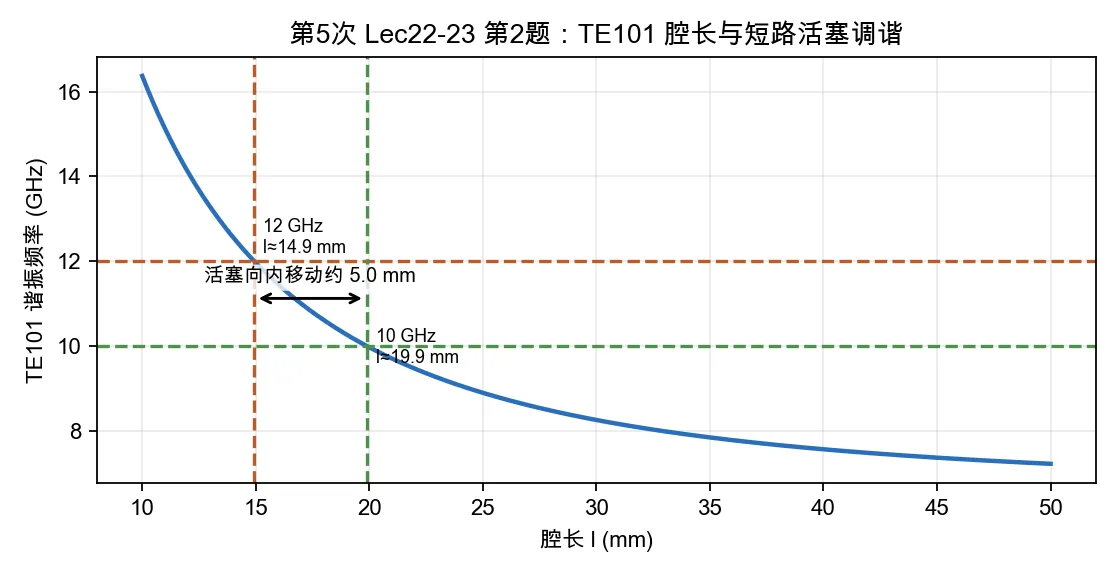
#> input picture site/assets/images/fifth_lec22_q02_te101_tuning.webp, 1120 x 576 px
$ python -i build.py   (imports and definitions only)
#> lines starting #> are read from the running program, lines starting #| are printed output that depends on the picture; after the words box and inside, x2 and y2 are one past the last pixel; in counts of white or black regions, pixels touching at a corner belong together
#!/usr/bin/env python3
"""Build the microwave review Markdown sources into a static web book."""

from __future__ import annotations

import html
import json
import os
import re
import shutil
from dataclasses import dataclass
from enum import Enum
from functools import lru_cache
from pathlib import Path
from typing import Callable
from urllib.parse import quote, unquote

try:
    import markdown
except ImportError as exc:  # pragma: no cover - exercised by users without deps
    raise SystemExit(
        "Missing dependency: markdown. Run `python3 -m pip install -r requirements.txt` first."
    ) from exc

try:
    from PIL import Image, ImageChops
except ImportError as exc:  # pragma: no cover - exercised by users without deps
    Image = None
    ImageChops = None
    PIL_IMPORT_ERROR = exc
else:
    PIL_IMPORT_ERROR = None


ROOT = Path(__file__).resolve().parent
SITE_DIR = ROOT / "site"
ERROR_SOURCE = ROOT / "content" / "404.md"
NAV_CONFIG_PATH = ROOT / "nav.json"
PUBLIC_ROOTS = (
    Path("content/index.md"),
    Path("content/guide"),
    Path("content/knowledge"),
    Path("content/solutions"),
    Path("content/experiments"),
    Path("content/appendices/讲次-作业-教材章节-知识点矩阵.md"),
)
STATIC_DIRS = ("assets/images", "assets/illustrations")
SITE_TITLE = "微波技术基础"
SITE_URL = "https://estelledc.github.io/hust-eic-microwave-from-scratch"
GITHUB_REPO_URL = "https://github.com/estelledc/hust-eic-microwave-from-scratch"
PORTFOLIO_URL = "https://estelledc.github.io/"
ABOUT_URL = "https://estelledc.github.io/about/"
RESUME_URL = "https://estelledc.github.io/resume/"
OG_IMAGE_URL = f"{SITE_URL}/assets/images/og-microwave.png"
OG_IMAGE_PATH = Path("assets/images/og-microwave.png")
AUDITED_QUESTION_COUNT = 63
EXP_IMAGE_DIR = Path("assets/images/exp")
READING_CHARS_PER_MINUTE = 520
TRIM_IMAGE_SUFFIXES = {".webp"}
WEBP_QUALITY = 85
TRIM_DIFF_THRESHOLD = 12
TRIM_PADDING = 12
TRIM_MIN_MARGIN = 8

EXCLUDED_PARTS = {".git", ".venv", "sources", "site"}
LINK_RE = re.compile(r"(!?)\[([^\]]+)\]\(([^)]+)\)")
HEADING_RE = re.compile(r"^#\s+(.+?)\s*$", re.MULTILINE)
MATH_PATTERNS = [
    re.compile(r"\$\$(.+?)\$\$", re.DOTALL),
    re.compile(r"\\\[(.+?)\\\]", re.DOTALL),
    re.compile(r"\\\((.+?)\\\)", re.DOTALL),
    re.compile(r"(?<!\\)\$(?!\$)([^\n$]+?)(?<!\\)\$"),
]

HOME_MAINLINE = "波沿结构传播 → 不连续反射 → 边界筛模 → 端口网络与测量"
HOME_SEARCH_EXTRA = (
    "十轮读法 十分钟定位法 四格纸面 第一次打开 只做这三步 "
    "按当前任务进入 考前扫盲区 传播 反射 边界 端口 测量"
)
KNOWLEDGE_STAGES: tuple[tuple[str, str, str], ...] = (
    ("01-传播与传输线", "01 · 传播与传输线", "长线、行波、反射与开短路线"),
    ("02-反射与匹配", "02 · 反射与匹配", "Smith 圆图与阻抗匹配"),
    ("03-波导中的场与边界", "03 · 波导中的场与边界", "TEM/TE/TM 与金属边界"),
    ("04-截止色散与速度", "04 · 截止、色散与速度", "三种波长与相群速"),
    ("05-矩形波导工程计算", "05 · 矩形波导工程计算", "模谱、单模区与工程算例"),
    ("06-圆波导同轴线微带线", "06 · 圆/同轴/微带", "圆波导、同轴线与微带"),
    ("07-实验测量与微波元件", "07 · 实验测量与元件", "S 参数、VNA 与常用元件"),
    ("08-谐振器网络与课程综合", "08 · 谐振器/网络/综合", "谐振腔、网络与测量综合"),
)
HOMEWORK_CARDS: tuple[tuple[str, str, str], ...] = (
    ("第一次作业", "Lec01–Lec05 · 传输线基础", "content/solutions/01-传输线基础/README.md"),
    ("第二次作业", "Lec06–Lec09 · 圆图与匹配", "content/solutions/02-圆图与匹配/README.md"),
    ("第三次作业", "Lec10–Lec16 · 规则波导", "content/solutions/03-规则波导与矩形波导/README.md"),
    ("第四次作业", "Lec17–Lec20 · 圆波导/同轴/微带", "content/solutions/04-后续专题/README.md"),
    ("第五次作业", "Lec22–Lec28 · 谐振器/网络/测量", "content/solutions/05-谐振器网络元件与测量综合/README.md"),
)
EXPERIMENT_CARDS: tuple[tuple[str, str, str], ...] = (
    ("实验一", "矢网与传输线测量", "content/experiments/01-矢网与传输线/README.md"),
    ("实验二", "谐振器、耦合器与功分器", "content/experiments/02-元件参数测量/README.md"),
)
GUIDE_CARDS: tuple[tuple[str, str, str], ...] = (
    ("零基础手册", "第一次打开该看哪一章", "content/guide/beginner-handbook.md"),
    ("详细导读", "十轮读法与任务入口表", "content/guide/reading-map.md"),
    ("讲次矩阵", "考前按讲次查漏", "content/appendices/讲次-作业-教材章节-知识点矩阵.md"),
)
HOME_STRATEGY_BULLETS: tuple[str, ...] = (
    "顶部搜索框输入 TE10、Smith、S11、λ/4 等符号或题号，30 秒内定位到页。",
    "做题先在纸上画四格：题型、前提、公式、检查，再代数值。",
    "零基础第一轮：扫主线 → 补三张图像 → 做一道题的完整闭环。",
    "精读页先看「零基础读前翻译」，题解页先看「对应知识点」。",
    "临考前用讲次矩阵反查还没掌握的题型，不要只背公式表。",
)
NAV_HUBS: tuple[tuple[str, str], ...] = (
    ("首页", "content/index.md"),
    ("学习指南", "content/guide/index.md"),
    ("知识点", "content/knowledge/README.md"),
    ("作业解答", "content/solutions/index.md"),
    ("实验测量", "content/experiments/index.md"),
)


class PageKind(str, Enum):
    HOME = "home"
    HUB = "hub"
    ARTICLE = "article"
    SOLUTION = "solution"


@dataclass(frozen=True)
class Page:
    source: Path
    output: Path
    title: str
    group: str

    @property
    def rel_source(self) -> Path:
        return self.source.relative_to(ROOT)

    @property
    def rel_output(self) -> Path:
        return self.output.relative_to(SITE_DIR)


# [49 lines left out: functions is_markdown_source, output_path_for, strip_inline_markdown, title_for, group_for, not called in this run]


def natural_key(text: str) -> tuple[tuple[int, int | str], ...]:
    chunks = re.split(r"(\d+)", text)
    return tuple((1, int(chunk)) if chunk.isdigit() else (0, chunk) for chunk in chunks)


# [120 lines left out: functions section_order, page_sort_key, collect_pages, not called in this run]


def path_to_page(pages: list[Page]) -> dict[Path, Page]:
    return {page.source.resolve(): page for page in pages}


def relative_url(from_output: Path, to_output: Path) -> str:
    rel = os.path.relpath(to_output, from_output.parent)
    return Path(rel).as_posix()


# [93 lines left out: functions root_prefix, resolve_directory_target, rewrite_markdown_links, protect_math, restore_math, render_markdown, not called in this run]


IMG_TAG_RE = re.compile(r"<img\b([^>]*)>", re.IGNORECASE)
IMG_SRC_RE = re.compile(r'\bsrc=["\']([^"\']+)["\']', re.IGNORECASE)


# [59 lines left out: functions image_dimensions, image_source_path, enhance_html_body, not called in this run]


FORMULA_APPENDIX_NAME = "99-公式与图像.md"
SELF_CHECK_NAME = "99-自检清单与常见误区.md"
FORMULA_HINT_MAX_LEN = 140
DISPLAY_MATH_RE = re.compile(r"\$\$(.+?)\$\$|\\\[(.+?)\\\]", re.DOTALL)
FORMULA_IMAGE_SECTION_RE = re.compile(
    r"^#{2,3}\s+.*(?:图像|配图|原书图|跨链|学习建议)",
    re.MULTILINE,
)
BOLD_LINE_RE = re.compile(r"^\*\*[^*\n]+?\*\*[^\n]*\s*$", re.MULTILINE)
HEADING_LINE_RE = re.compile(r"^#{2,3}\s+", re.MULTILINE)
H2_LINE_RE = re.compile(r"^##\s+", re.MULTILINE)


@dataclass(frozen=True)
class FormulaCard:
    title: str
    hint: str
    math_markdown: str


# [224 lines left out: functions extract_display_math_blocks, formula_card_hint, title_from_chunk_prefix, chunk_to_formula_card, split_region_into_formula_cards, extract_formula_regions_appendix and 7 more, not called in this run]


def page_number_text(page: Page, pages: list[Page]) -> str:
    return f"{pages.index(page) + 1} / {len(pages)}"


# [11 lines left out: function page_meta, not called in this run]


NavNode = dict[str, object]

_NAV_CONFIG: dict[str, dict[str, str]] | None = None


# [13 lines left out: function nav_config, not called in this run]


def directory_nav_label(name: str) -> str:
    return nav_config()["directories"].get(name, name)


# [863 lines left out: functions compact_nav_label, nav_segments, add_nav_node, node_contains_page, render_nav_nodes, render_nav and 17 more, not called in this run]


def trim_uniform_margin(path: Path) -> bool:
    if Image is None or ImageChops is None:
        raise SystemExit(
            "Missing dependency: Pillow. Run `python3 -m pip install -r requirements.txt` first."
        ) from PIL_IMPORT_ERROR

    with Image.open(path) as image:
#> image is the input picture: PIL image 1120x576 RGB; mean R, G, B 245.7, 246.1, 245.9
        rgb = image.convert("RGB")
        width, height = rgb.size
#> width = 1120; height = 576
        background = Image.new("RGB", rgb.size, rgb.getpixel((0, 0)))
#> background: PIL image 1120x576 RGB; every value is 255
        diff = ImageChops.difference(rgb, background)
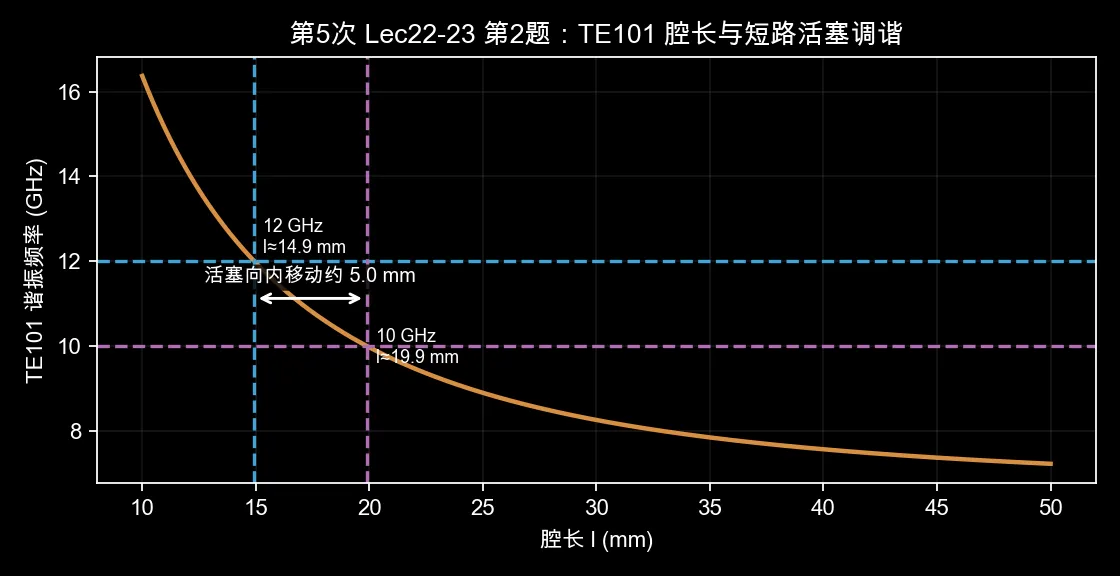
#> diff: PIL image 1120x576 RGB; mean R, G, B 9.3, 8.9, 9.1
        mask = diff.point(lambda value: 255 if value > TRIM_DIFF_THRESHOLD else 0).convert("L")
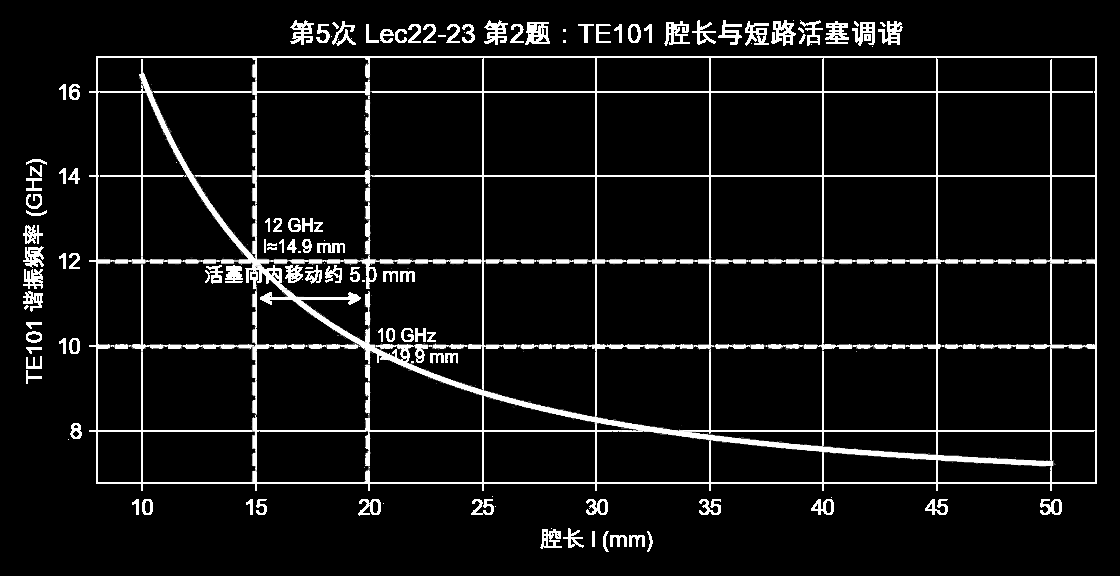
#> mask: PIL image 1120x576 L; min 0, max 255, mean 19
        bbox = mask.getbbox()
#> bbox = (23, 20, 1097, 552)

        if bbox is None:
            return False

        left, top, right, bottom = bbox
#> left = 23; top = 20; right = 1097; bottom = 552
        max_margin = max(left, top, width - right, height - bottom)
#> max_margin = 24
        if max_margin < TRIM_MIN_MARGIN:
            return False

        crop_box = (
            max(0, left - TRIM_PADDING),
            max(0, top - TRIM_PADDING),
            min(width, right + TRIM_PADDING),
            min(height, bottom + TRIM_PADDING),
        )
#> crop_box = (11, 8, 1109, 564)
        if crop_box == (0, 0, width, height):
            return False

        cropped = image.crop(crop_box)
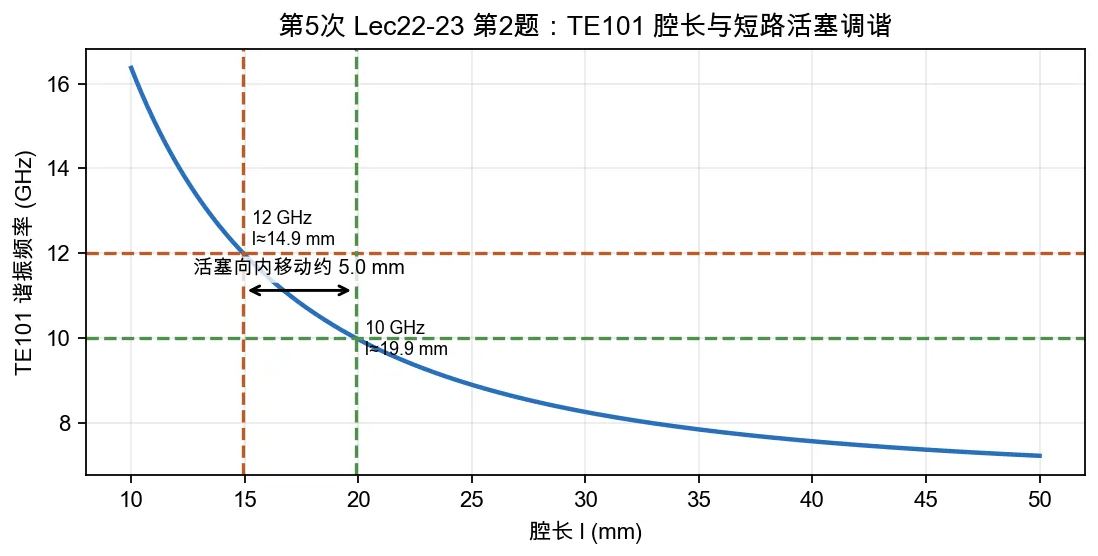
#> cropped: PIL image 1098x556 RGB; mean R, G, B 245.1, 245.5, 245.4
        cropped.save(path, quality=WEBP_QUALITY, method=6)
        return True


# [129 lines left out: functions trim_experiment_images, build_search_index, write_public_discovery, write_pages, write_error_page, clean_site and 1 more, not called in this run]


# [2 lines not run here, left out]

>>> result = trim_uniform_margin('site/assets/images/fifth_lec22_q02_te101_tuning.webp')

$ run again, on site/assets/images/exp/image100.webp
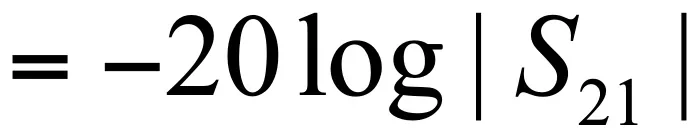
#> input picture site/assets/images/exp/image100.webp, 699 x 137 px
#> in trim_uniform_margin, image is the input picture: PIL image 699x137 RGB; mean R, G, B 224.9, 224.9, 224.9
#> background: PIL image 699x137 RGB; every value is 255
#> in trim_uniform_margin, `diff = ImageChops.difference(rgb, background)`:
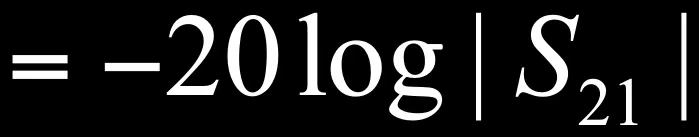
#> diff: PIL image 699x137 RGB; mean R, G, B 30.1, 30.1, 30.1
#> in trim_uniform_margin, `mask = diff.point(lambda value: 255 if value > TRIM_DIFF_THRESHOLD els..`:
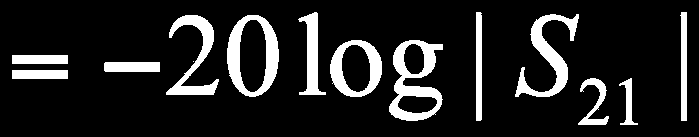
#> mask: PIL image 699x137 L; 13.4% white; 14 white regions (1 under 20 px), largest, box (x1, y1, x2, y2) and area: (389, 40, 443, 121) 1953, (227, 15, 279, 97) 1810, (515, 14, 579, 97) 1667
#> bbox = (12, 12, 687, 125)
#> left = 12; right = 687; bottom = 125
#> max_margin = 12
#> crop_box = (0, 0, 699, 137)

$ run again, on site/assets/images/exp/image12.png
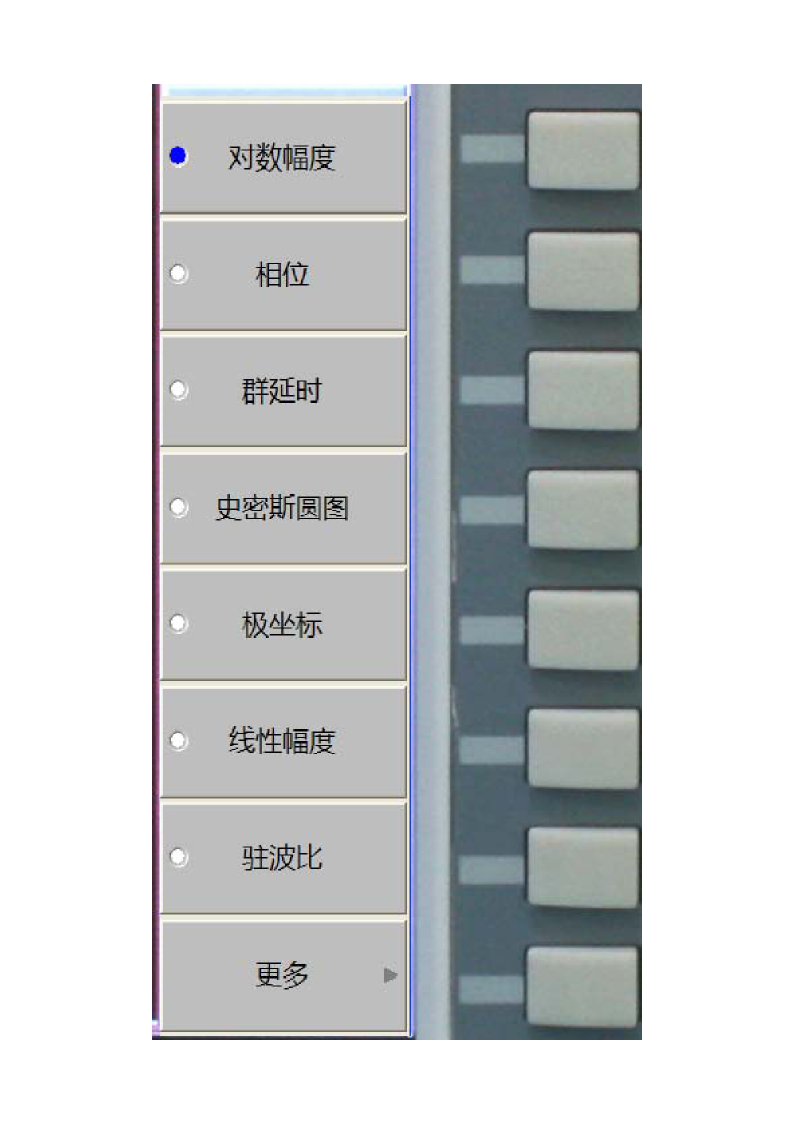
#> input picture site/assets/images/exp/image12.png, 794 x 1123 px
#> in trim_uniform_margin, image is the input picture: PIL image 794x1123 RGB; mean R, G, B 202.8, 205.5, 206.6
#> background: PIL image 794x1123 RGB; every value is 255
#> in trim_uniform_margin, `mask = diff.point(lambda value: 255 if value > TRIM_DIFF_THRESHOLD els..`:
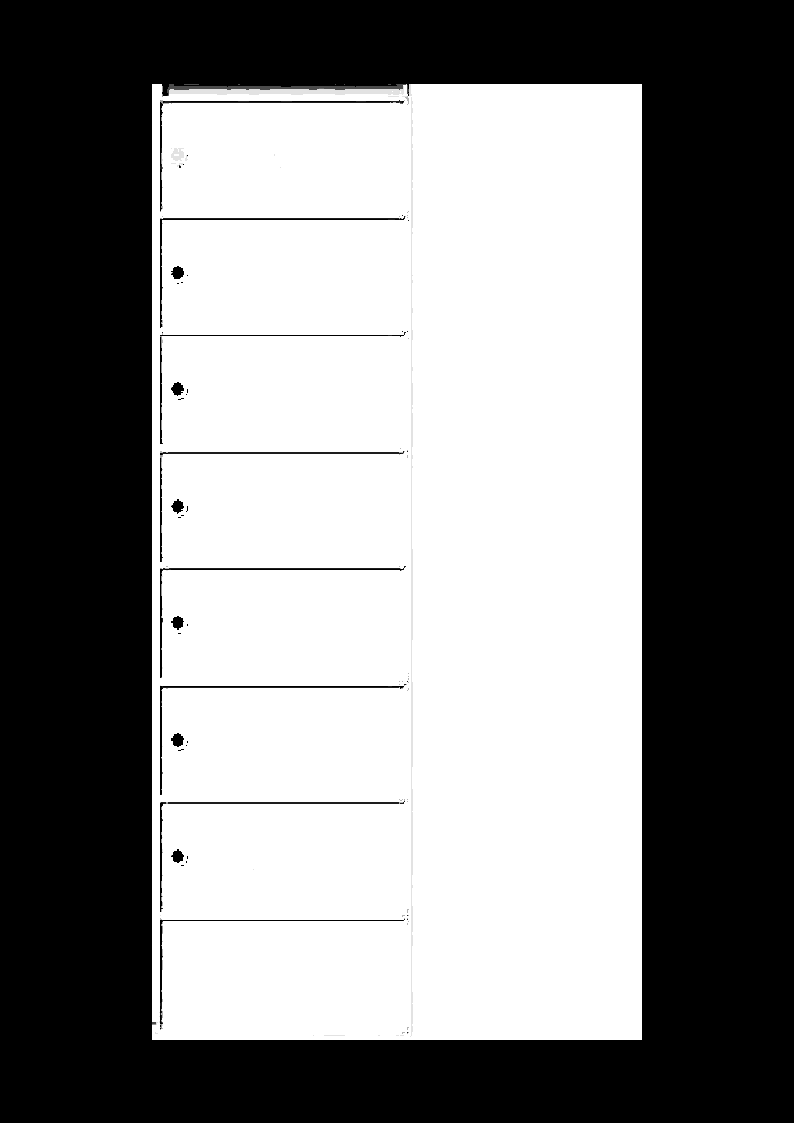
#> mask: PIL image 794x1123 L; min 0, max 255, mean 132
#> bbox = (152, 84, 642, 1040)
#> left = 152; top = 84; right = 642; bottom = 1040
#> max_margin = 152
#> crop_box = (140, 72, 654, 1052)
#> in trim_uniform_margin, `cropped = image.crop(crop_box)`:
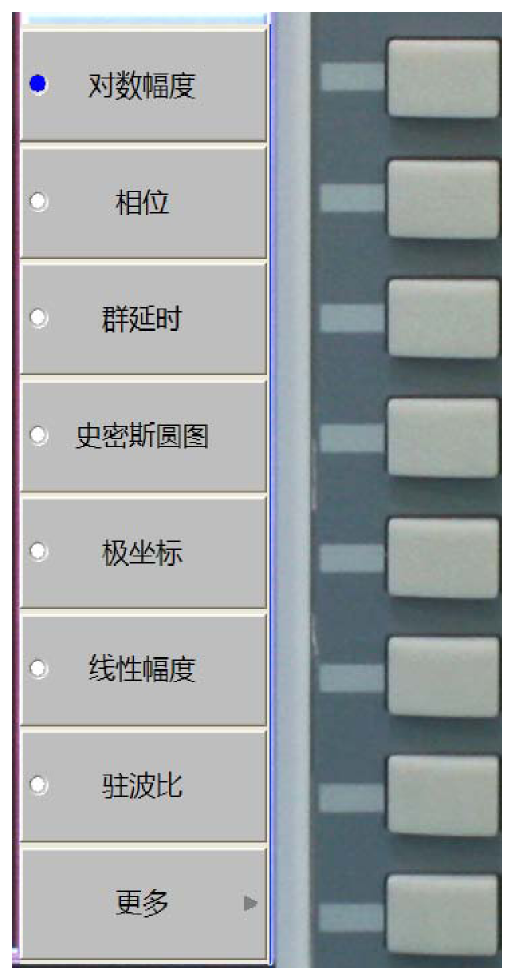
#> cropped: PIL image 514x980 RGB; mean R, G, B 162.6, 167.4, 169.4
